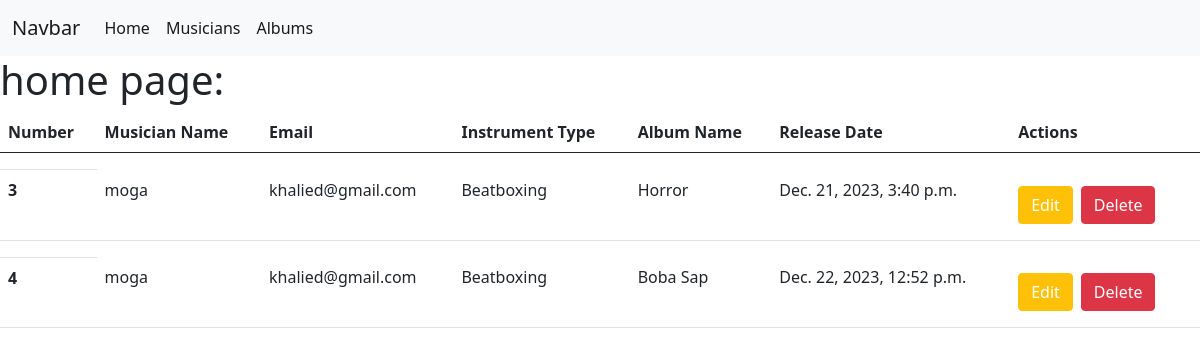
The page / on the database its author committed.
### Albums/models.py (models this page shows, shortened)
class Album(models.Model):
    name = models.CharField(max_length=100)
    created_at = models.DateTimeField(auto_now_add=True, null=True)
    musician = models.ForeignKey(Musicians, on_delete=models.CASCADE)

### Musicians/models.py (models this page shows, shortened)
class Musicians(models.Model):
    firstname = models.CharField(max_length=50)
    lastname = models.CharField(max_length=50)
    Email = models.EmailField(max_length=254)
    PhoneNumber = models.IntegerField()
    InstrumentType = models.CharField(max_length=500)

### MusiciansDirectory/views.py (the view)
# urls.py: 2. Add a URL to urlpatterns:  path('', views.home, name='home')
def home(request):
    data = Album.objects.all()
    return render(request, 'home.html', {'data': data})

### templates/home.html
{% extends 'base.html' %} {% block content %}
<h1>home page:</h1>
{% if data %}
<table class="table">
  <thead>
    <tr>
      <th scope="col">Number</th>
      <th scope="col">Musician Name</th>
      <th scope="col">Email</th>
      <th scope="col">Instrument Type</th>
      <th scope="col">Album Name</th>
      <th scope="col">Release Date</th>
      <th scope="col">Actions</th>
    </tr>
  </thead>
  <tbody>
    {% for dt in data %}
    <td>
      <tr>
        <th scope="row">{{dt.id}}</th>
        <td>{{dt.musician.firstname}}</td>
        <td>{{dt.musician.Email}}</td>
        <td>{{dt.musician.InstrumentType}}</td>
        <td>{{dt.name}}</td>
        <td>{{dt.created_at}}</td>
        <td>
          <a
            class="btn btn-warning text-white"
            href="{% url 'edit_album' dt.id %}"
            >Edit</a
          ><a
            class="btn btn-danger text-white m-2"
            href="{% url 'delete_album' dt.id %}"
            >Delete</a
          >
        </td>
      </tr>
    </td>
    {% endfor %}
  </tbody>
</table>
{% else %}
<h4>Sorry!! NO albums for now....</h4>
{% endif %} {% endblock %}

### templates/base.html (shortened to what this page needs)
<!DOCTYPE html>
<html lang="en">
  <head>
    <link
      href="https://cdn.jsdelivr.net/npm/bootstrap@5.0.2/dist/css/bootstrap.min.css"
      rel="stylesheet"
    />
  </head>
  <body>
    <nav class="navbar navbar-expand-lg navbar-light bg-light">
      <div class="container-fluid">
        <a class="navbar-brand" href="#">Navbar</a>
        <div class="collapse navbar-collapse" id="navbarNav">
          <ul class="navbar-nav">
            <li class="nav-item">
              <a
                class="nav-link active"
                aria-current="page"
                href="{% url 'homepage' %}"
                >Home</a
              >
            </li>
            <li class="nav-item">
              <a class="nav-link active" href="{% url 'add_Musician' %}"
                >Musicians</a
              >
            </li>
            <li class="nav-item">
              <a class="nav-link active" href="{% url 'add_Album' %}">Albums</a>
            </li>
          </ul>
        </div>
      </div>
    </nav>
    {% block content %} {% endblock %}
  </body>
</html>

### rows shown on the page
Album: id "3", musician.firstname "moga", musician.Email "khalied@gmail.com", musician.InstrumentType "Beatboxing", name "Horror", created_at "Dec. 21, 2023, 3:40 p.m."
Album: id "4", musician.firstname "moga", musician.Email "khalied@gmail.com", musician.InstrumentType "Beatboxing", name "Boba Sap", created_at "Dec. 22, 2023, 12:52 p.m."
